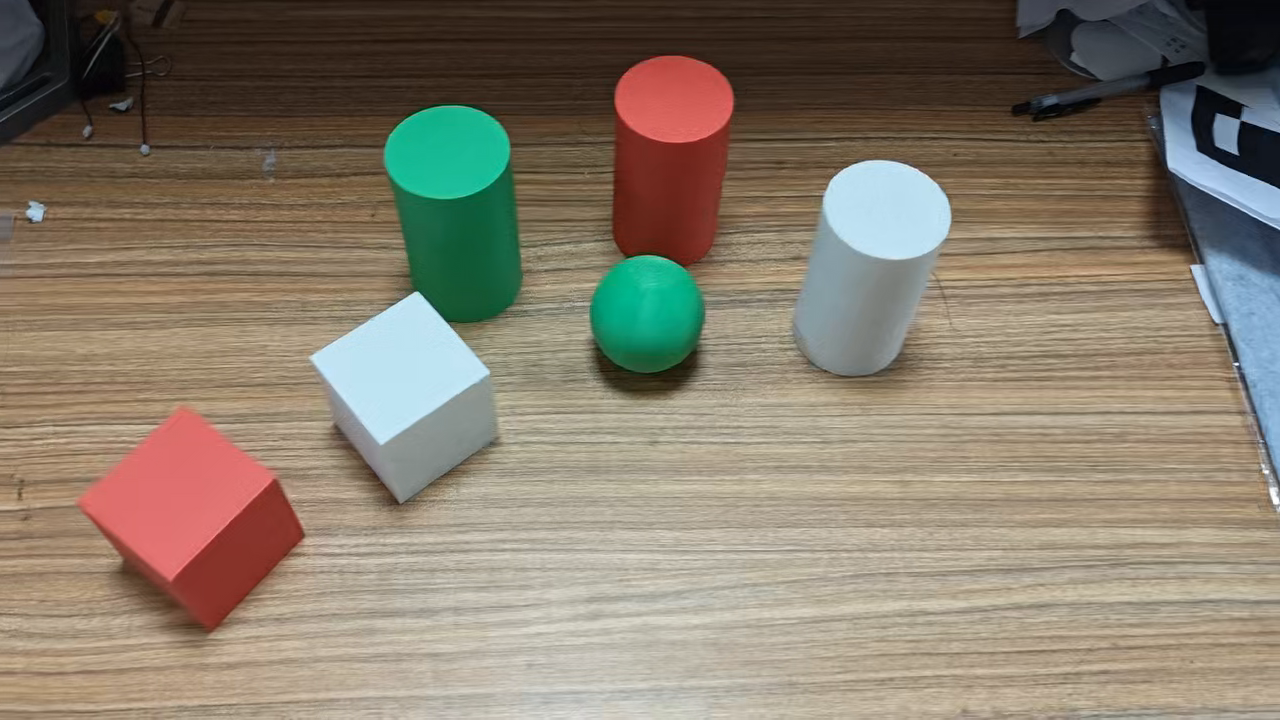
#> input picture frame 47 of homework.mp4, 1280 x 720 px
$ python jiangao.py
#> lines starting #> are read from the running program, lines starting #| are printed output that depends on the picture; after the words box and inside, x2 and y2 are one past the last pixel; in counts of white or black regions, pixels touching at a corner belong together
#!/usr/bin/env python3
# -*- coding: utf-8 -*-
"""Track the green ball in a video and annotate its motion with arrows.

The arrow points in the ball's motion direction.  Its length is proportional
to the ball's speed: longer arrows mean faster motion and shorter arrows mean
slower motion.  This is exactly the notation required by the assignment.

Usage
-----
    python3 homework/jiangaojie/jiangao.py

The script only needs OpenCV and NumPy.  It writes an annotated MP4, a CSV
with the per-frame track, and a preview JPEG into ``output/`` by default.
"""

from __future__ import annotations

import argparse
import csv
import json
import math
import sys
from dataclasses import dataclass
from pathlib import Path
from typing import Optional

import cv2
import numpy as np

SCRIPT_DIR = Path(__file__).resolve().parent
WORKSPACE = SCRIPT_DIR.parents[1]
DEFAULT_INPUT = WORKSPACE / "homework.mp4"
DEFAULT_OUTPUT_DIR = SCRIPT_DIR / "output"

# The green ball and the green cylinder have almost the same hue.  They are
# separated by shape: the sphere is round (width / height ~= 1), while the
# cylinder is tall and narrow.
HSV_LOWER = (35, 80, 40)
HSV_UPPER = (90, 255, 255)

MIN_AREA = 900
MAX_AREA = 60_000
MIN_ASPECT = 0.55
MAX_ASPECT = 1.45
MIN_CIRCULARITY = 0.42

# Arrow length = speed * this value (seconds).  At 800 px/s the arrow is
# 144 px long on a 1280 px wide frame.
ARROW_SECONDS = 0.18
MAX_ARROW_PX = 160.0
ARROW_COLOUR = (0, 200, 255)  # BGR: bright amber, visible on wood and props


@dataclass
class Candidate:
    x: float
    y: float
    radius: float
    area: int
    width: int
    height: int
    aspect: float
    circularity: float


@dataclass
class Detection:
    frame: int
    time_s: float
    x: float
    y: float
    radius: float
    area: int
    aspect: float
    circularity: float
    found: bool


def _odd_window(value: int) -> int:
    value = max(1, int(value))
    return value if value % 2 == 1 else value + 1


# [16 lines left out: function _smooth, not called in this run]


class GreenBallDetector:
    """HSV segmentation + shape filtering + temporal nearest-neighbour tracking."""

    def __init__(
        self,
        min_area: int = MIN_AREA,
        max_area: int = MAX_AREA,
        min_circularity: float = MIN_CIRCULARITY,
    ) -> None:
#> in main, frame is the input picture: shape (720, 1280, 3); mean B, G, R 108.7, 124.6, 135
        self.min_area = min_area
        self.max_area = max_area
        self.min_circularity = min_circularity
        self.prev: Optional[Detection] = None
        self.vx = 0.0
        self.vy = 0.0
        self.lost = 0
        self.kernel_open = cv2.getStructuringElement(cv2.MORPH_ELLIPSE, (5, 5))
        self.kernel_close = cv2.getStructuringElement(cv2.MORPH_ELLIPSE, (9, 9))

    def _mask(self, frame: np.ndarray) -> np.ndarray:
        hsv = cv2.cvtColor(frame, cv2.COLOR_BGR2HSV)
        mask = cv2.inRange(hsv, HSV_LOWER, HSV_UPPER)
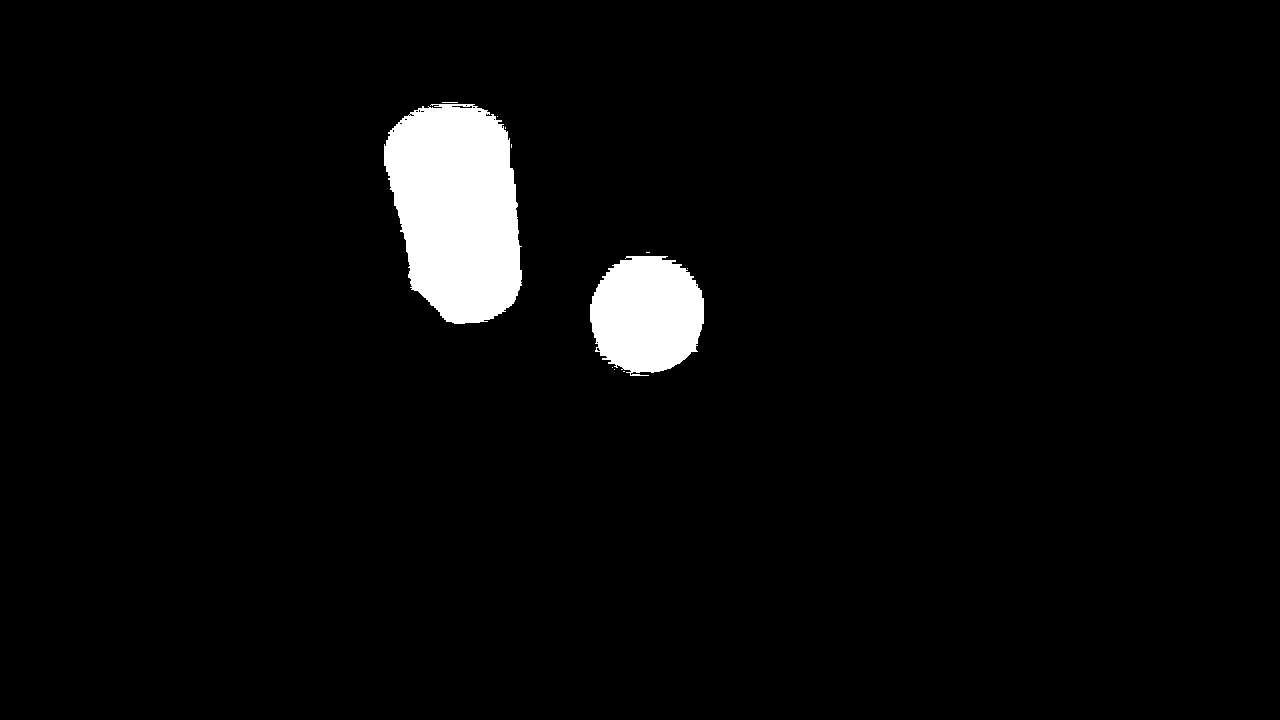
#> mask: shape (720, 1280); 3.7% white; 11 white regions (9 under 20 px), largest, box (x1, y1, x2, y2) and area: (384, 104, 522, 324) 23622, (590, 256, 704, 376) 10766
        mask = cv2.morphologyEx(mask, cv2.MORPH_OPEN, self.kernel_open)
        mask = cv2.morphologyEx(mask, cv2.MORPH_CLOSE, self.kernel_close)
        return mask

    def _candidates(self, frame: np.ndarray) -> list[Candidate]:
        mask = self._mask(frame)
        count, labels, stats, centroids = cv2.connectedComponentsWithStats(mask, 8)
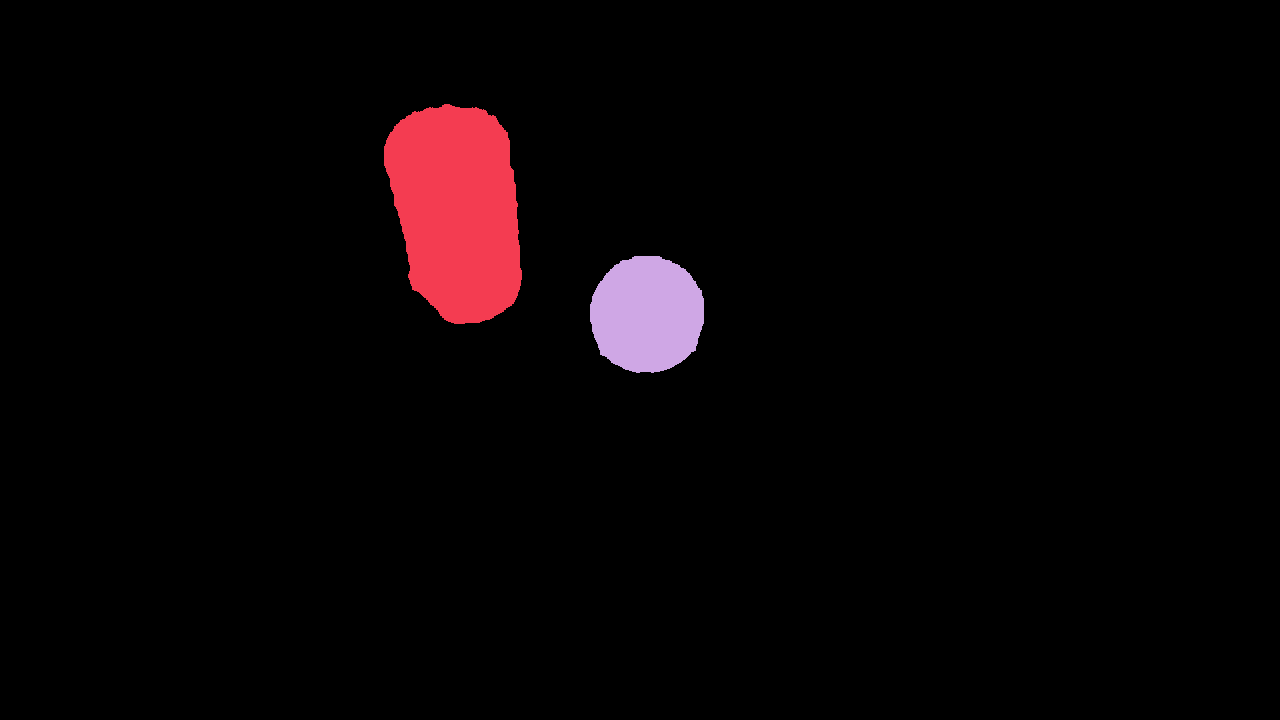
#> labels: shape (720, 1280) int32; 3 distinct labels, from 0 to 2; one colour per label, 0 black
#> count = 3; stats = [[0, 0, 1280, 720, 887471], [384, 104, 138, 220, 23489], [590, 256, 114, 117, 10640]]; centroids = [[644.3, 364], [456.7, 209.9], [646.7, 314.1]]
        candidates: list[Candidate] = []
        for label in range(1, count):
            x, y, w, h, area = (int(v) for v in stats[label])
            if area < self.min_area or area > self.max_area:
                continue
            if w < 16 or h < 16:
                continue
            aspect = w / float(h)
            if not (MIN_ASPECT <= aspect <= MAX_ASPECT):
                continue
            component = (labels == label).astype(np.uint8)
            contours, _ = cv2.findContours(
                component, cv2.RETR_EXTERNAL, cv2.CHAIN_APPROX_SIMPLE
            )
            if not contours:
                continue
            perimeter = cv2.arcLength(contours[0], True)
            circularity = (
                4.0 * math.pi * area / (perimeter * perimeter) if perimeter > 0 else 0.0
            )
            if circularity < self.min_circularity:
                continue
            candidates.append(
                Candidate(
                    x=float(centroids[label][0]),
                    y=float(centroids[label][1]),
                    radius=math.sqrt(area / math.pi),
                    area=area,
                    width=w,
                    height=h,
                    aspect=aspect,
                    circularity=circularity,
                )
            )
#> this loop made 2 passes
#> (x, y, w, h, area, aspect, perimeter, circularity) on passes 1 to 2: (384, 104, 138, 220, 23489, 0.627, 642.9, 0.714), (590, 256, 114, 117, 10640, 0.974, 396.1, 0.852)
#> pass 2, in _candidates, `component = (labels == label).astype(np.uint8)`:
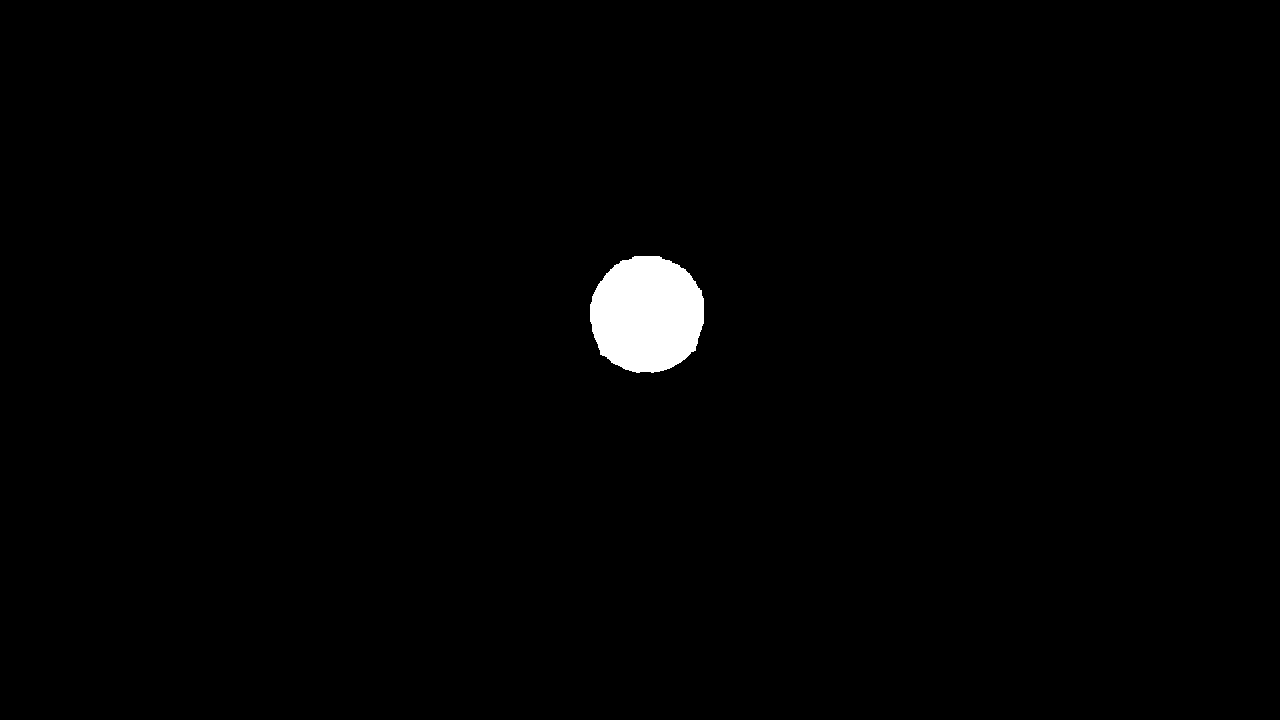
#> component: shape (720, 1280); values 0 (black) and 1 (white), 1.2% white; 1 white region, box (x1, y1, x2, y2) and area: (590, 256, 704, 373) 10640
#> after the loop, candidates = 2 items
        return candidates

    def _initial_pick(self, candidates: list[Candidate]) -> Optional[Candidate]:
        if not candidates:
            return None
        # The sphere is the only large, round green object.  Prefer roundness,
        # then size, and ignore anything that looks like the cylinder.
        return max(
            candidates,
            key=lambda c: (c.circularity * 2.0 - abs(c.aspect - 1.0), c.area),
        )

    def _track_pick(
        self, candidates: list[Candidate], pred_x: float, pred_y: float
    ) -> Optional[Candidate]:
        assert self.prev is not None
        gate = max(110.0, 3.0 * self.prev.radius)
        best: Optional[Candidate] = None
        best_cost = float("inf")
        for cand in candidates:
            distance = math.hypot(cand.x - pred_x, cand.y - pred_y)
            if distance > gate:
                continue
            size_penalty = abs(cand.area / max(1.0, self.prev.area) - 1.0)
            cost = (
                distance / gate
                + 1.3 * abs(cand.aspect - 1.0)
                + 1.0 * size_penalty
                - 0.35 * cand.circularity
            )
            if cost < best_cost:
                best_cost = cost
                best = cand
        return best

    def detect(self, frame: np.ndarray, frame_index: int, fps: float) -> Detection:
        candidates = self._candidates(frame)
#> candidates = 2 items
        time_s = frame_index / fps
        pick: Optional[Candidate] = None

        if self.prev is None:
            pick = self._initial_pick(candidates)
        else:
            pred_x = self.prev.x + self.vx
            pred_y = self.prev.y + self.vy
            pick = self._track_pick(candidates, pred_x, pred_y)

        if pick is None:
            self.lost += 1
            if self.prev is None:
                # Nothing to predict from: report the image centre until the
                # ball appears.  This is only relevant for a broken first frame.
                return Detection(
                    frame_index, time_s, frame.shape[1] / 2.0, frame.shape[0] / 2.0,
                    0.0, 0, 1.0, 0.0, False,
                )
            detection = Detection(
                frame=frame_index,
                time_s=time_s,
                x=self.prev.x + self.vx,
                y=self.prev.y + self.vy,
                radius=self.prev.radius,
                area=self.prev.area,
                aspect=1.0,
                circularity=0.0,
                found=False,
            )
            self.prev = detection
            self.vx *= 0.6
            self.vy *= 0.6
            if self.lost > 30:
                # Re-acquire if the ball was lost for a full second.
                self.prev = None
                self.vx = self.vy = 0.0
                self.lost = 0
            return detection

        if self.prev is not None:
            measured_vx = pick.x - self.prev.x
            measured_vy = pick.y - self.prev.y
            # A little smoothing avoids arrow jitter from a single noisy mask.
            self.vx = 0.55 * self.vx + 0.45 * measured_vx
            self.vy = 0.55 * self.vy + 0.45 * measured_vy
        else:
            self.vx = self.vy = 0.0

        detection = Detection(
            frame=frame_index,
            time_s=time_s,
            x=pick.x,
            y=pick.y,
            radius=pick.radius,
            area=pick.area,
            aspect=pick.aspect,
            circularity=pick.circularity,
            found=True,
        )
        self.prev = detection
        self.lost = 0
        return detection


# [123 lines left out: functions _arrow_end, _draw_hud, annotate_frame, not called in this run]


def _resolve_path(path: Path, base: Path) -> Path:
    return path if path.is_absolute() else (base / path).resolve()


def parse_args(argv: Optional[list[str]] = None) -> argparse.Namespace:
    parser = argparse.ArgumentParser(
        description="Detect and annotate the green ball's motion in a video."
    )
    parser.add_argument(
        "--input", type=Path, default=DEFAULT_INPUT,
        help=f"input video (default: {DEFAULT_INPUT})",
    )
    parser.add_argument(
        "--output", type=Path, default=DEFAULT_OUTPUT_DIR / "green_ball_annotated.mp4",
        help="annotated video path",
    )
    parser.add_argument(
        "--csv", type=Path, default=DEFAULT_OUTPUT_DIR / "green_ball_track.csv",
        help="per-frame track CSV path",
    )
    parser.add_argument(
        "--preview", type=Path, default=DEFAULT_OUTPUT_DIR / "preview.jpg",
        help="preview JPEG path",
    )
    parser.add_argument(
        "--preview-time", type=float, default=6.0,
        help="preview timestamp in seconds; negative = frame with maximum speed",
    )
    parser.add_argument(
        "--smooth", type=int, default=9,
        help="centred moving-average window in frames (default: 9)",
    )
    parser.add_argument(
        "--arrow-seconds", type=float, default=ARROW_SECONDS,
        help="arrow length = speed * this value (default: 0.18)",
    )
    parser.add_argument(
        "--max-arrow", type=float, default=MAX_ARROW_PX,
        help="maximum arrow length in pixels (default: 150)",
    )
    parser.add_argument(
        "--debug", action="store_true",
        help="print detection diagnostics",
    )
    return parser.parse_args(argv)


def main(argv: Optional[list[str]] = None) -> int:
    args = parse_args(argv)
    input_path = _resolve_path(args.input, Path.cwd())
    output_path = _resolve_path(args.output, Path.cwd())
    csv_path = _resolve_path(args.csv, Path.cwd())
    preview_path = _resolve_path(args.preview, Path.cwd())

    if not input_path.exists():
        print(f"error: input video not found: {input_path}", file=sys.stderr)
        return 2

    cap = cv2.VideoCapture(str(input_path))
    if not cap.isOpened():
        print(f"error: cannot open video: {input_path}", file=sys.stderr)
        return 2

    fps = float(cap.get(cv2.CAP_PROP_FPS))
    width = int(cap.get(cv2.CAP_PROP_FRAME_WIDTH))
    height = int(cap.get(cv2.CAP_PROP_FRAME_HEIGHT))
    if fps <= 1e-6:
        fps = 30.0
    if width <= 0 or height <= 0:
        print("error: invalid video dimensions", file=sys.stderr)
        return 2

    detector = GreenBallDetector()
    detections: list[Detection] = []
    frame_index = 0
    while True:
        ok, frame = cap.read()
        if not ok:
            break
        detection = detector.detect(frame, frame_index, fps)
        detections.append(detection)
        frame_index += 1
    cap.release()

    total = len(detections)
    if total == 0:
        print("error: no frames decoded", file=sys.stderr)
        return 2

    found_count = sum(1 for d in detections if d.found)
    print(
        f"read {total} frames, {width}x{height} @ {fps:.2f} fps; "
        f"ball detected in {found_count}/{total} frames "
        f"({100.0 * found_count / total:.1f}%)"
    )

    raw_x = np.array([d.x if d.found else np.nan for d in detections])
    raw_y = np.array([d.y if d.found else np.nan for d in detections])
    raw_r = np.array([d.radius if d.found else np.nan for d in detections])
    xs = _smooth(raw_x, args.smooth)
    ys = _smooth(raw_y, args.smooth)
    radii = _smooth(raw_r, args.smooth)

    vxs = np.gradient(xs) * fps
    vys = np.gradient(ys) * fps
    # Smooth velocity as well: position smoothing alone can still leave a
    # one-frame kink in the arrow direction.
    vxs = _smooth(vxs, 5)
    vys = _smooth(vys, 5)
    speeds = np.hypot(vxs, vys)
    speed_max = max(1.0, float(np.max(speeds)))

    output_path.parent.mkdir(parents=True, exist_ok=True)
    csv_path.parent.mkdir(parents=True, exist_ok=True)
    preview_path.parent.mkdir(parents=True, exist_ok=True)

    # ---- CSV -----------------------------------------------------------
    with csv_path.open("w", newline="", encoding="utf-8-sig") as handle:
        writer = csv.writer(handle)
        writer.writerow(
            ["frame", "time_s", "x_px", "y_px", "vx_px_s", "vy_px_s",
             "speed_px_s", "radius_px", "detected"]
        )
        for i, detection in enumerate(detections):
            writer.writerow([
                i,
                f"{i / fps:.6f}",
                f"{xs[i]:.3f}",
                f"{ys[i]:.3f}",
                f"{vxs[i]:.3f}",
                f"{vys[i]:.3f}",
                f"{speeds[i]:.3f}",
                f"{radii[i]:.3f}",
                int(detection.found),
            ])

    # ---- annotated video ----------------------------------------------
    # H.264 is the most portable choice for browsers; if the local OpenCV /
    # FFmpeg build cannot encode it, fall back to MPEG-4 Part 2 (mp4v).
    writer = None
    video_codec = ""
    for codec_name in ("avc1", "mp4v"):
        candidate = cv2.VideoWriter(
            str(output_path), cv2.VideoWriter_fourcc(*codec_name),
            fps, (width, height),
        )
        if candidate.isOpened():
            writer = candidate
            video_codec = codec_name
            break
        candidate.release()
        if output_path.exists():
            try:
                output_path.unlink()
            except OSError:
                pass
    if writer is None:
        print(f"error: cannot create output video: {output_path}", file=sys.stderr)
        return 2
    print(f"video codec: {video_codec}")

    preview_index = (
        int(np.argmax(speeds)) if args.preview_time < 0
        else int(round(args.preview_time * fps))
    )
    preview_index = max(0, min(total - 1, preview_index))
    preview_saved = False

    cap = cv2.VideoCapture(str(input_path))
    for i in range(total):
        ok, frame = cap.read()
        if not ok:
            break
        annotated = annotate_frame(
            frame=frame,
            frame_index=i,
            xs=xs,
            ys=ys,
            radii=radii,
            vxs=vxs,
            vys=vys,
            speeds=speeds,
            speed_max=speed_max,
            fps=fps,
            arrow_seconds=args.arrow_seconds,
            max_arrow_px=args.max_arrow,
        )
        writer.write(annotated)
        if i == preview_index:
            cv2.imwrite(
                str(preview_path), annotated,
                [cv2.IMWRITE_JPEG_QUALITY, 93],
            )
            preview_saved = True
        if args.debug and (i % 60 == 0):
            print(
                f"  frame {i:4d}  xy=({xs[i]:6.1f},{ys[i]:6.1f})  "
                f"r={radii[i]:5.1f}  speed={speeds[i]:6.1f}"
            )
    cap.release()
    writer.release()

    if not preview_saved:
        print("warning: preview frame was not saved", file=sys.stderr)

    # ---- run summary ---------------------------------------------------
    summary = {
        "input": str(input_path),
        "output": str(output_path),
        "frames": total,
        "fps": fps,
        "width": width,
        "height": height,
        "duration_s": total / fps,
        "video_codec": video_codec,
        "detected_frames": found_count,
        "detection_rate": found_count / total,
        "speed_px_s": {
            "min": float(np.min(speeds)),
            "mean": float(np.mean(speeds)),
            "p95": float(np.percentile(speeds, 95)),
            "max": float(np.max(speeds)),
        },
        "arrow_seconds": args.arrow_seconds,
        "smooth_window": _odd_window(args.smooth),
    }
    summary_path = output_path.with_name(output_path.stem + "_summary.json")
    summary_path.write_text(
        json.dumps(summary, ensure_ascii=False, indent=2), encoding="utf-8"
    )

    print(f"annotated video : {output_path}")
    print(f"track CSV       : {csv_path}")
    print(f"preview         : {preview_path}")
    print(f"summary         : {summary_path}")
    print(
        f"speed (px/s)    : min {np.min(speeds):.1f}  "
        f"mean {np.mean(speeds):.1f}  max {np.max(speeds):.1f}"
    )
    return 0


if __name__ == "__main__":
    raise SystemExit(main())
